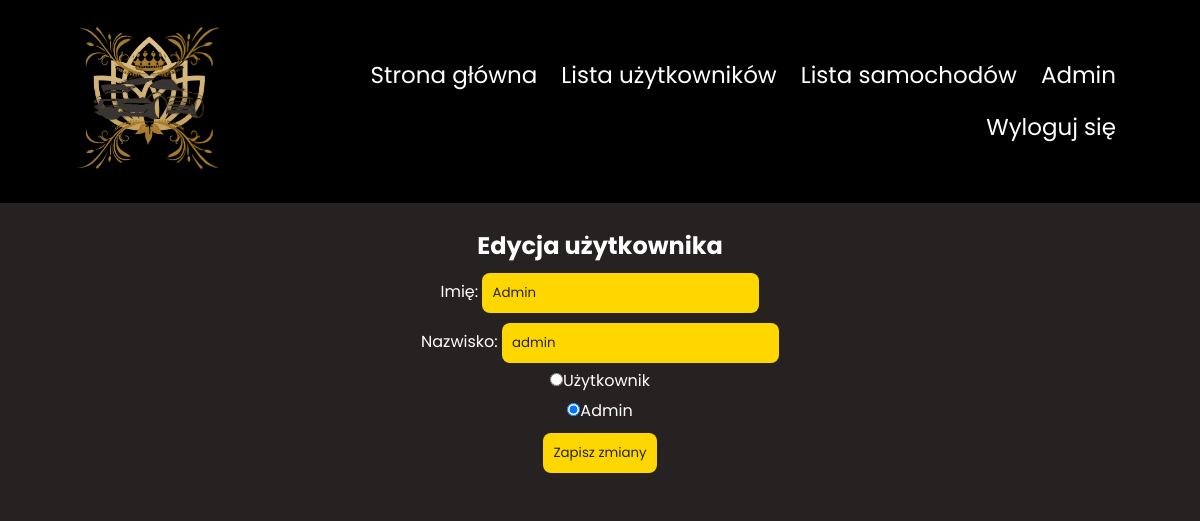
The app's page /strony/edit_user.php?id=14 (signed in) with its own data.
### tables this page shows
CREATE TABLE `users` (
  `id_user` int(11) NOT NULL,
  `name` varchar(60) NOT NULL,
  `surname` varchar(60) NOT NULL,
  `email` varchar(60) NOT NULL,
  `role_id` tinyint(4) NOT NULL DEFAULT 1,
  `password` varchar(150) NOT NULL,
  `ver_code` varchar(50) NOT NULL,
  `is_verified` tinyint(1) NOT NULL DEFAULT 0
);

### scripts/user.php (called while the page is built, shortened)
<?php
class User{
    function __construct($id,$name, $surName, $email, $password,$role,$ver_code){
        $this->name = $name;
        $this->surname = $surName;
        $this->role = $role;
    }
    static function findUserById($id,$conn){
        $stmt= $conn->prepare("SELECT * FROM users where id_user=?");
        $stmt ->bind_param('s',$id);
        $stmt->execute();
        $result = $stmt->get_result();
        $row = $result->fetch_assoc();
            return new User($row["id_user"],$row["name"],$row["surname"],$row["email"],$row["password"],$row["role_id"],$row["ver_code"]);
    }
}
?>

### strony/edit_user.php (the view, shortened to what this page needs)
<?php
$userID = $_GET['id'];
require_once("../scripts/connect.php");
require_once("../scripts/user.php");
$user = User::findUserById($userID,$conn);
?>
<!DOCTYPE html>
<html lang="en">
<head>
    <link rel="stylesheet" href="../CSS/offers.css">
    <link rel="stylesheet" href="https://cdn.jsdelivr.net/npm/@fortawesome/fontawesome-free@6.4.2/css/fontawesome.min.css">
    <link rel="stylesheet" href="https://cdn.jsdelivr.net/npm/@fortawesome/fontawesome-free@6.4.2/css/fontawesome.min.css">
    <link href='https://unpkg.com/boxicons@2.1.4/css/boxicons.min.css' rel='stylesheet'>
</head>
<body>
<?php require_once "../components/navbar.php"; ?>
    <div class="car-details">
        <h2>Edycja użytkownika</h2>
        <form method="post" action="">
            <label for="firstname">Imię:</label>
            <input type="text" id="firstname" name="firstname" value="<?php echo $user->name; ?>" required> <br>
            <label for="surname">Nazwisko:</label>
            <input type="text" id="surname" name="surname" value="<?php echo $user->surname; ?>" required><br>
            <label><input type="radio" name="role" value="user" <?php if($user->role ==1) {echo "checked";} ?>>Użytkownik  </label>
            <br>
            <label><input type="radio" name="role" value="admin"<?php if($user->role ==2) {echo "checked";} ?>>Admin</label>
            <br>
            <button type="submit">Zapisz zmiany</button>
        </form>
    </div>
</body>
</html>

### CSS/offers.css (style rules this page uses)
* { margin: 0; padding: 0; font-family: 'Poppins', sans-serif; }
body { background-color: #272222; }
.car-details { display: flex; flex-direction: column; align-items: center; justify-content: center; padding: 20px; margin: 5px; background-color: #272222; color: white; text-align: center; }
.car-details input, select, button, textarea { background-color: #FFD700; color: #272222; padding: 10px; margin-top: 10px; border: none; cursor: pointer; border-radius: 8px; }

### records on screen
users: firstname "Admin", surname "admin", role_id "☐ Użytkownik", role_id "☑ Admin"

### other values on screen
$_SESSION['auth_user']['name'] "Admin"
